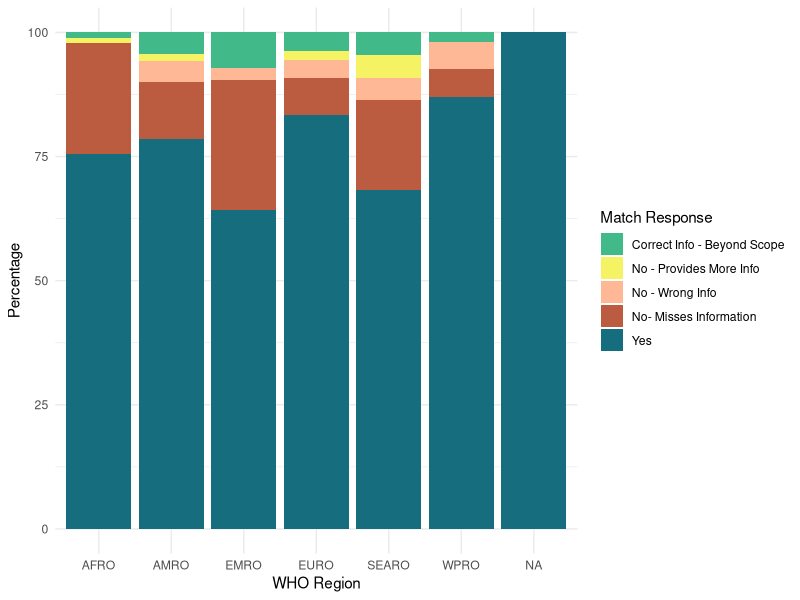
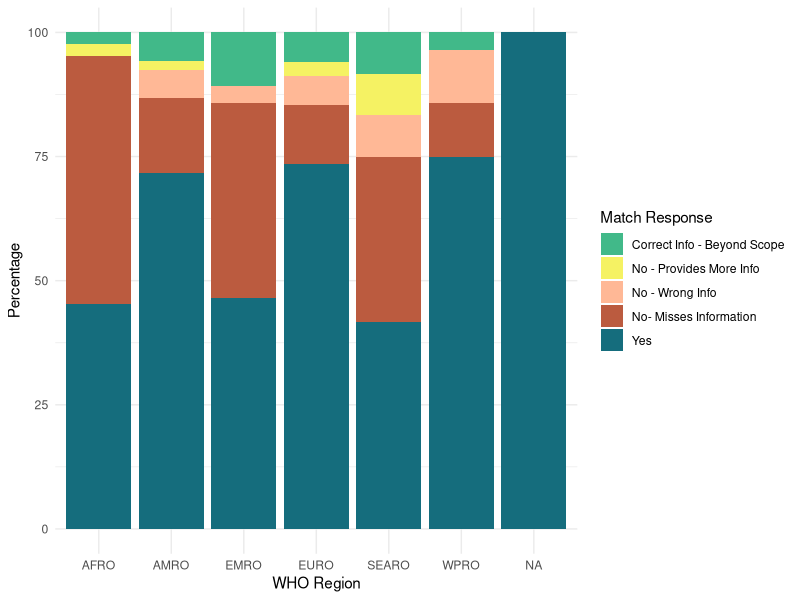

These charts were generated, in order, by the following R code:
library(tidyr)
library(readr)
library(dplyr)

#call data
ai.data <- read.csv("AIDataClean.csv")

#first thing I want to know is, what percentage of countries have "yes" in the match column
#This is the total percentage of times I indicated that there was a direct match between what was surfaced by AI and what I found
gross.percentage.yes <- mean(ai.data$Match == "Yes") * 100

#however, for many countries, there is ample information on the internet that shows that there is no national vaccination mandate
#It seems that AI had more trouble finding it when there was a mandate
#let's calculate the gross percentage of matches only for countries 


#first, filter the data
ai.filtered <- ai.data[!(ai.data$Status == "No relevant documents identified" & ai.data$Match == "Yes"), ]

#Calculate percentage
percentage.yes.filtered <- mean(ai.filtered$Match == "Yes") * 100


#Okay, now I am really interested in understanding if AI is worse at surfacing laws and regulations in some WHO regions

percentage.by.region <- ai.data %>%
  group_by(WHO_Region) %>%
  summarize(percentage_yes = mean(Match == "Yes") * 100)


#And now I am going to do the exact same thing with the percentage by region only for countries that we know have laws 
filtered.percentage.by.region <- ai.filtered %>%
  group_by(WHO_Region) %>%
  summarize(percentage_yes = mean(Match == "Yes") * 100)

library(ggplot2)

data_for_plot <- ai.data %>%
  group_by(WHO_Region, Match) %>%
  summarize(count = n()) %>%
  mutate(percentage = count / sum(count) * 100) %>%
  ungroup()

ggplot(data_for_plot, aes(x = WHO_Region, y = percentage, fill = Match)) +
  geom_bar(stat = "identity", position = "stack") +
  scale_fill_manual(values =c("#41b989", "#f5f263", "#ffb896", "#bb5b3f", "#156d7d")) +
  labs(
    x = "WHO Region",
    y = "Percentage",
    fill = "Match Response"
  ) +
  theme_minimal()


data_for_plot_filtered <- ai.filtered %>%
  group_by(WHO_Region, Match) %>%
  summarize(count = n()) %>%
  mutate(percentage = count / sum(count) * 100) %>%
  ungroup()

ggplot(data_for_plot_filtered, aes(x = WHO_Region, y = percentage, fill = Match)) +
  geom_bar(stat = "identity", position = "stack") +
  scale_fill_manual(values =c("#41b989", "#f5f263", "#ffb896", "#bb5b3f", "#156d7d")) +
  labs(
    x = "WHO Region",
    y = "Percentage",
    fill = "Match Response"
  ) +
  theme_minimal()
